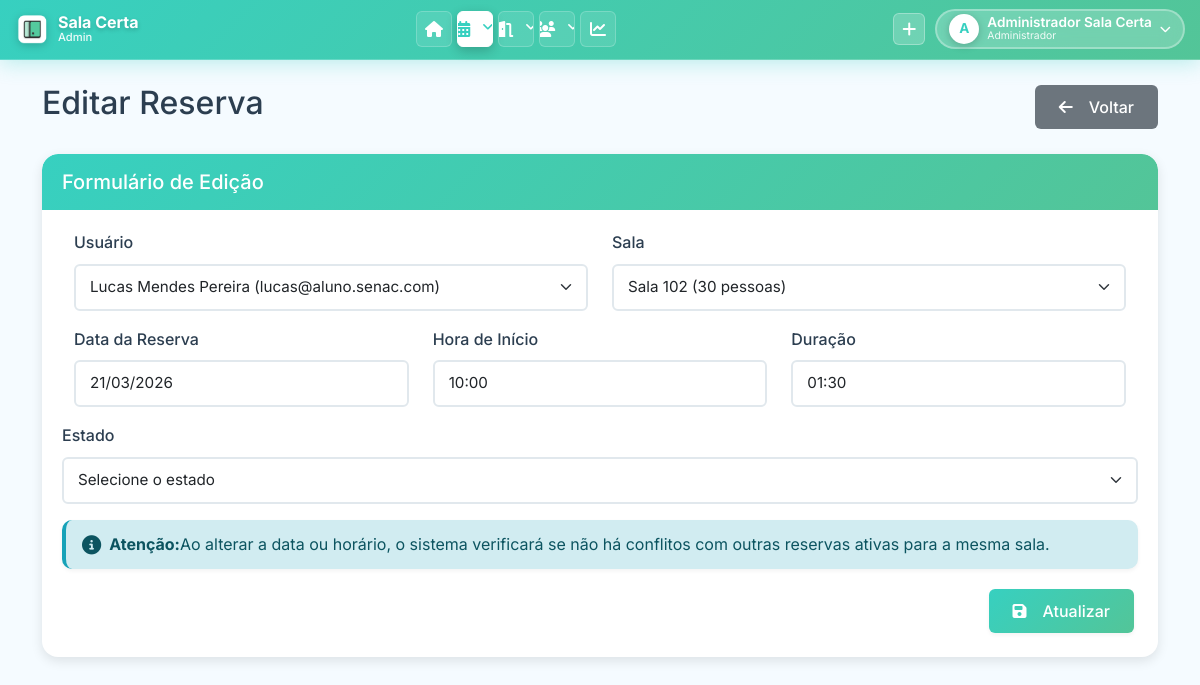
Page /pages/editar_reserva.php?id=27 (signed in) on the committed database.
### tables this page shows
CREATE TABLE `RESERVA_SALA` (
    `RESERVA_ID` INT(11) NOT NULL AUTO_INCREMENT,
    `USUARIO_ID` INT(11) NOT NULL,
    `SALA_ID` INT(11) NOT NULL,
    `DATA_RESERVA` DATE NOT NULL COMMENT 'Data da reserva (YYYY-MM-DD)',
    `HORA_INICIO` TIME NOT NULL COMMENT 'Horário de início (HH:MM:SS)',
    `TEMPO_RESERVA` TIME NOT NULL COMMENT 'Duração da reserva (ex: 01:30:00)',
    `ESTADO` ENUM('Ativa', 'Cancelada', 'Pendente', 'Reservado') NOT NULL DEFAULT 'Ativa',
    PRIMARY KEY (`RESERVA_ID`),
    KEY `idx_reserva_usuario` (`USUARIO_ID`),
    KEY `idx_reserva_sala` (`SALA_ID`),
    KEY `idx_reserva_data` (`DATA_RESERVA`),
    KEY `idx_reserva_estado` (`ESTADO`),
    KEY `idx_reserva_sala_data_estado` (`SALA_ID`, `DATA_RESERVA`, `ESTADO`) COMMENT 'Índice composto para verificação de conflitos',
    CONSTRAINT `fk_reserva_usuario` FOREIGN KEY (`USUARIO_ID`) REFERENCES `USUARIO` (`USUARIO_ID`) ON DELETE RESTRICT ON UPDATE CASCADE,
    CONSTRAINT `fk_reserva_sala` FOREIGN KEY (`SALA_ID`) REFERENCES `SALA` (`SALA_ID`) ON DELETE RESTRICT ON UPDATE CASCADE
);

CREATE TABLE `USUARIO` (
    `USUARIO_ID` INT(11) NOT NULL AUTO_INCREMENT,
    `USUARIO_NOME` VARCHAR(255) NOT NULL,
    `USUARIO_EMAIL` VARCHAR(255) NOT NULL,
    `USUARIO_SENHA` VARCHAR(255) NOT NULL COMMENT 'Hash bcrypt via password_hash() ou texto puro (legado)',
    `USUARIO_CPF` VARCHAR(14) NOT NULL COMMENT 'Formato: 000.000.000-00 ou apenas números',
    `USUARIO_CURSO` VARCHAR(255) DEFAULT NULL,
    `TIPO_USUARIO` ENUM('admin', 'comum') NOT NULL DEFAULT 'comum',
    `SETOR` VARCHAR(255) DEFAULT '' COMMENT 'Se preenchido, permite acesso ao painel admin',
    `FOTO_PERFIL` VARCHAR(500) DEFAULT NULL COMMENT 'Caminho relativo: uploads/perfil/user_X_timestamp.png',
    PRIMARY KEY (`USUARIO_ID`),
    UNIQUE KEY `uk_usuario_email` (`USUARIO_EMAIL`),
    UNIQUE KEY `uk_usuario_cpf` (`USUARIO_CPF`)
);

### classes/Usuario.php (called while the page is built, shortened)
<?php
class Usuario {
    public static function listarTodos() {
        $conn = Conexao::getConn();
        $sql = "SELECT * FROM USUARIO ORDER BY USUARIO_NOME";
        $stmt = $conn->prepare($sql);
        $stmt->execute();
        return $stmt->fetchAll();
    }
}

### classes/Reserva.php (called while the page is built, shortened)
<?php
class Reserva {
    public static function buscarPorId($id) {
        $conn = Conexao::getConn();
        $sql = "SELECT r.*, u.USUARIO_NOME, s.NUM_SALA
                FROM RESERVA_SALA r
                JOIN USUARIO u ON r.USUARIO_ID = u.USUARIO_ID
                JOIN SALA s ON r.SALA_ID = s.SALA_ID
                WHERE r.RESERVA_ID = :id";
        $stmt = $conn->prepare($sql);
        $stmt->bindValue(':id', $id);
        $stmt->execute();
        return $stmt->fetch();
    }
}

### classes/Sala.php (called while the page is built, shortened)
<?php
class Sala {
    public static function listarTodas() {
        $conn = Conexao::getConn();
        $sql = "SELECT * FROM SALA ORDER BY NUM_SALA";
        $stmt = $conn->prepare($sql);
        $stmt->execute();
        return $stmt->fetchAll();
    }
}

### pages/editar_reserva.php (the view, shortened to what this page needs)
<?php
require_once '../classes/Reserva.php';
require_once '../classes/Sala.php';
require_once '../classes/Usuario.php';
$id = $_GET['id'];
$reserva_dados = Reserva::buscarPorId($id);
$salas = Sala::listarTodas();
$usuarios = Usuario::listarTodos();
include '../includes/header.php';
?>
<div class="row">
    <div class="col-md-12">
        <div class="d-flex justify-content-between align-items-center mb-4">
            <h2>Editar Reserva</h2>
            <a href="reservas.php" class="btn btn-secondary">
                <i class="fas fa-arrow-left me-2"></i>Voltar
            </a>
        </div>
        <div class="card">
            <div class="card-header">
                <h5 class="card-title mb-0">Formulário de Edição</h5>
            </div>
            <div class="card-body">
                <form method="post" class="needs-validation" novalidate>
                    <div class="row mb-3">
                        <div class="col-md-6">
                            <label for="usuario_id" class="form-label">Usuário</label>
                            <select class="form-select" id="usuario_id" name="usuario_id" required>
                                <?php foreach ($usuarios as $usuario): ?>
                                <option value="<?php echo $usuario['USUARIO_ID']; ?>" <?php echo ($reserva_dados['USUARIO_ID'] == $usuario['USUARIO_ID']) ? 'selected' : ''; ?>>
                                    <?php echo $usuario['USUARIO_NOME']; ?> (<?php echo $usuario['USUARIO_EMAIL']; ?>)
                                </option>
                                <?php endforeach; ?>
                            </select>
                        </div>
                        <div class="col-md-6">
                            <label for="sala_id" class="form-label">Sala</label>
                            <select class="form-select" id="sala_id" name="sala_id" required>
                                <?php foreach ($salas as $sala): ?>
                                <option value="<?php echo $sala['SALA_ID']; ?>" <?php echo ($reserva_dados['SALA_ID'] == $sala['SALA_ID']) ? 'selected' : ''; ?>>
                                    Sala <?php echo $sala['NUM_SALA']; ?> (<?php echo $sala['QTD_PESSOAS']; ?> pessoas)
                                </option>
                                <?php endforeach; ?>
                            </select>
                        </div>
                    </div>
                    <div class="row mb-3">
                        <div class="col-md-4">
                            <label for="data_reserva" class="form-label">Data da Reserva</label>
                            <input type="text" class="form-control datepicker date-mask" id="data_reserva" name="data_reserva" value="<?php echo date('d/m/Y', strtotime($reserva_dados['DATA_RESERVA'])); ?>" required>
                        </div>
                        <div class="col-md-4">
                            <label for="hora_inicio" class="form-label">Hora de Início</label>
                            <input type="text" class="form-control time-mask" id="hora_inicio" name="hora_inicio" value="<?php echo date('H:i', strtotime($reserva_dados['HORA_INICIO'])); ?>" required placeholder="00:00">
                        </div>
                        <div class="col-md-4">
                            <label for="tempo_reserva" class="form-label">Duração</label>
                            <input type="text" class="form-control time-mask" id="tempo_reserva" name="tempo_reserva" value="<?php echo date('H:i', strtotime($reserva_dados['TEMPO_RESERVA'])); ?>" required placeholder="00:00">
                        </div>
                    </div>
                    <div class="mb-3">
                        <label for="estado" class="form-label">Estado</label>
                        <select class="form-select" id="estado" name="estado" required>
                            <option value="">Selecione o estado</option>
                        </select>
                    </div>
                    <div class="alert alert-info">
                        <i class="fas fa-info-circle me-2"></i>
                        <strong>Atenção:</strong> Ao alterar a data ou horário, o sistema verificará se não há conflitos com outras reservas ativas para a mesma sala.
                    </div>
                    <div class="d-grid gap-2 d-md-flex justify-content-md-end">
                        <button type="submit" class="btn btn-primary">
                            <i class="fas fa-save me-2"></i>Atualizar
                        </button>
                    </div>
                </form>
            </div>
        </div>
    </div>
</div>
<?php include '../includes/footer.php'; ?>

### assets/css/style.css (style rules this page uses)
:root { --primary: #37D0C0; --primary-dark: #2bb8a8; --primary-light: #53C598; --secondary: #B3E2D0; --accent: #e40b0b; --bg-light: #F5FBFF; --bg-white: #ffffff; --text-dark: #2c3e50; --text-light: #7f8c8d; --text-white: #ffffff; --border-color: #e1e8ed; --shadow-sm: 0 2px 4px rgba(0, 0, 0, 0.05); --shadow-md: 0 4px 12px rgba(0, 0, 0, 0.1); --shadow-lg: 0 8px 24px rgba(0, 0, 0, 0.12); --shadow-xl: 0 12px 40px rgba(0, 0, 0, 0.15); --transition: all 0.3s cubic-bezier(0.4, 0, 0.2, 1); --radius-sm: 6px; --radius-md: 10px; --radius-lg: 16px; }
* { margin: 0; padding: 0; box-sizing: border-box; }
body { font-family: 'Inter', 'Segoe UI', Tahoma, Geneva, Verdana, sans-serif; background-color: var(--bg-light); color: var(--text-dark); line-height: 1.6; overflow-x: hidden; }
.card { border: none; border-radius: var(--radius-lg); box-shadow: var(--shadow-md); margin-bottom: 24px; transition: var(--transition); overflow: hidden; background: var(--bg-white); animation: fadeIn 0.5s ease-out; }
.card-header { background: linear-gradient(135deg, var(--primary), var(--primary-light)); color: var(--text-white); border: none; padding: 18px 24px; font-weight: 600; font-size: 1.1rem; border-radius: var(--radius-lg) var(--radius-lg) 0 0 !important; }
.card-body { padding: 24px; }
.btn { border-radius: var(--radius-sm); padding: 10px 24px; font-weight: 500; transition: var(--transition); border: none; display: inline-flex; align-items: center; gap: 8px; }
.btn-primary { background: linear-gradient(135deg, var(--primary), var(--primary-light)); color: var(--text-white); box-shadow: var(--shadow-sm); }
.btn-secondary { background: #6c757d; color: var(--text-white); }
.alert { border: none; border-radius: var(--radius-md); padding: 16px 20px; margin-bottom: 20px; box-shadow: var(--shadow-sm); animation: slideInRight 0.5s ease-out; display: flex; align-items: center; border-left: 4px solid; }
.alert i { margin-right: 12px; font-size: 1.2rem; }
.alert-info { background: #d1ecf1; color: #0c5460; border-left-color: #17a2b8; }
.form-control, .form-select { border: 2px solid var(--border-color); border-radius: var(--radius-sm); padding: 10px 14px; transition: var(--transition); font-size: 0.95rem; }
.form-label { font-weight: 500; color: var(--text-dark); margin-bottom: 8px; }
html { scroll-behavior: smooth; }

### assets/css/global.css (style rules this page uses)
body { padding: 0 !important; margin: 0 !important; }
.card, .alert, .table-responsive, .row { margin-left: 0 !important; margin-right: 0 !important; }
.row { margin-left: 0; margin-right: 0; }
.col, [class*="col-"] { padding-left: calc(var(--bs-gutter-x) * .5); padding-right: calc(var(--bs-gutter-x) * .5); }
html { scroll-behavior: smooth; }
body { overflow-x: hidden; }
.mb-4 { margin-bottom: 1.5rem !important; }
.card-body { padding: 1.25rem !important; }
.card-header { padding: 1rem 1.25rem !important; }
.btn { margin: 0.25rem; }
.btn-group .btn, .d-flex .btn { margin: 0; }
.alert { margin-bottom: 1rem; padding: 0.75rem 1rem; }
* { box-sizing: border-box; }

### rows in the picture
reserva_sala: usuario_id "Lucas Mendes Pereira (lucas@aluno.senac.com)", sala_id "Sala 102 (30 pessoas)", data_reserva "21/03/2026", hora_inicio "10:00", tempo_reserva "01:30"

### other values in the picture
substr($_SESSION['usuario_nome'], 0, 1) "A"
$_SESSION['usuario_nome'] "Administrador Sala Certa"
